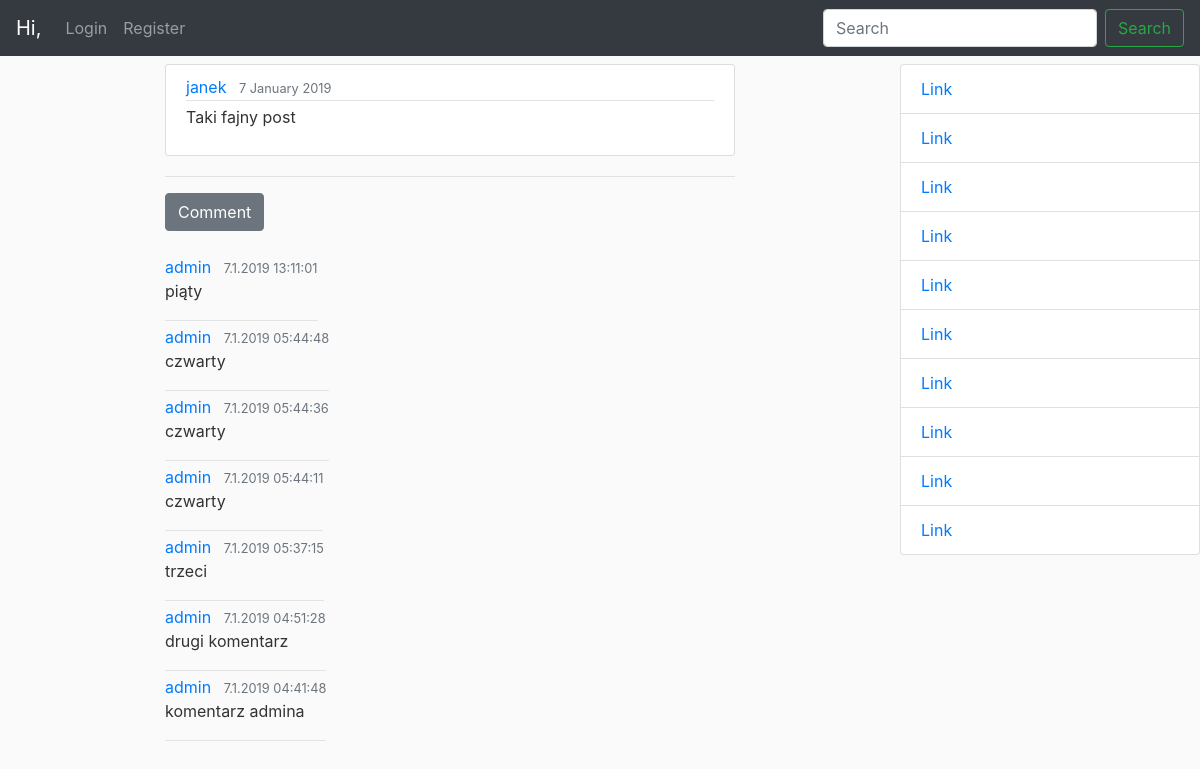
Screenshot of /post/12/ with the database file from the repository.
### mainview/models.py (models this page shows)
class Post(models.Model):
    content = models.TextField()
    date_posted = models.DateTimeField(default=timezone.now)
    author = models.ForeignKey(User, on_delete=models.CASCADE)
    def __str__(self):
        return str(self.author) + "'s post"

class Comment(models.Model):
    author = models.ForeignKey(User, on_delete=models.CASCADE)
    post = models.ForeignKey(Post, on_delete=models.CASCADE)
    date_posted = models.DateTimeField(default=timezone.now)
    content = models.TextField()
    def __str__(self):
        return str(self.author) + "'s comment on post " + str(self.post)

### mainview/views.py (the view)
# urls.py: path('post/<int:pk>/', PostDetailView, name='post-detail'),
def PostDetailView(request, pk):
    post = Post.objects.get(pk=pk)
    comments = Comment.objects.filter(post=post).order_by('-date_posted')
    print(comments)
    data = {
        'post': post,
        'author': post.author,
        'date_posted': post.date_posted,
        'content': post.content,
        'comments': comments,
    }
    return render(request, 'mainview/post_detail.html', data)

### mainview/templates/mainview/post_detail.html (shortened to what this page needs)
{% extends "mainview/home.html" %}
{% block content %}
    <article class="media content-section">
        <div class="media-body">
        <div class="article-metadata">
            <a class="mr-2" href="{% url 'profile-details' author %}">{{ author }}</a>
            <small class="text-muted">{{ date_posted|date:"j F Y" }}</small>
        </div>
        <p class="article-content">{{ content }}</p>
        </div>
    </article>
    <hr>
    <a class="btn btn-secondary mb-4" href="{% url 'mainview:comment-create' post.pk %}">Comment</a>
    {% for comment in comments %}
        <article class="media">
        <div class="article-metadata">
                <div class="media-body">
                <a class="mr-2" href="{% url 'profile-details' comment.author %}">{{ comment.author }}</a>
                <small class="text-muted">{{ comment.date_posted|date:"j.n.Y  H:i:s" }}</small>
            </div>
            <p class="article-content">{{ comment.content }}</p>
        </div>
        </article>
    {% endfor %}
{% endblock content %}

### mainview/static/mainview/styles.css (style rules this page uses)
body { background: #fafafa; color: #333333; margin-top: 4rem; min-height: 75rem; }
.content-section { background: #ffffff; padding: 10px 20px; border: 1px solid #dddddd; border-radius: 3px; margin-bottom: 20px; }
.article-content { white-space: pre-line; }
.article-metadata { padding-bottom: 1px; margin-bottom: 4px; border-bottom: 1px solid #e3e3e3 }

### rows the page displays
Post: date_posted "7 January 2019", content "Taki fajny post"
Comment: author "admin", date_posted "7.1.2019 13:11:01", content "piąty"
Comment: author "admin", date_posted "7.1.2019 05:44:48", content "czwarty"
Comment: author "admin", date_posted "7.1.2019 05:44:36", content "czwarty"
Comment: author "admin", date_posted "7.1.2019 05:44:11", content "czwarty"
Comment: author "admin", date_posted "7.1.2019 05:37:15", content "trzeci"
Comment: author "admin", date_posted "7.1.2019 04:51:28", content "drugi komentarz"
Comment: author "admin", date_posted "7.1.2019 04:41:48", content "komentarz admina"

### other values shown
{{ author }} "janek"
